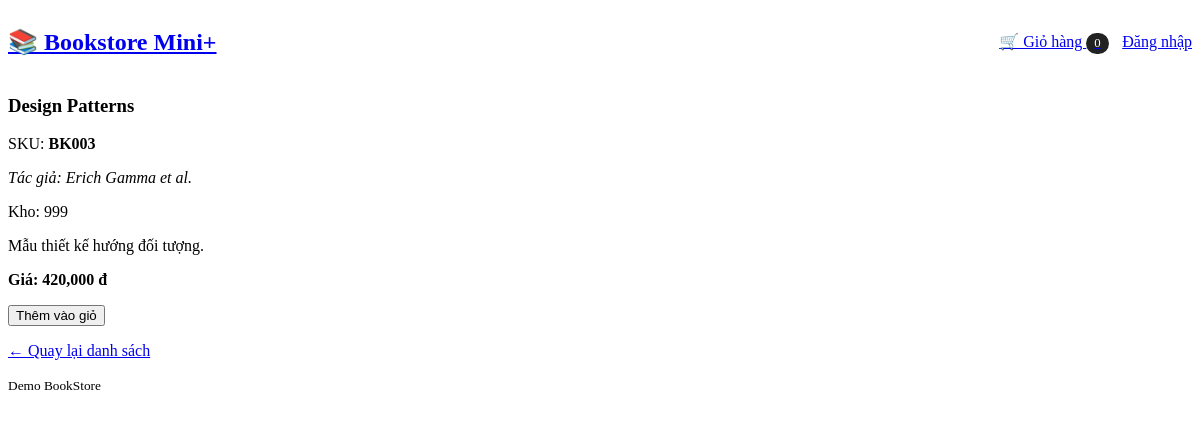
/book.php?id=3, run on the app's committed database.
### tables this page shows
CREATE TABLE books (
  id INT AUTO_INCREMENT PRIMARY KEY,
  sku VARCHAR(20) UNIQUE NULL,
  title VARCHAR(255) NOT NULL,
  author VARCHAR(255) NOT NULL,
  price DECIMAL(10,2) NOT NULL DEFAULT 0,
  stock INT NOT NULL DEFAULT 999,
  description TEXT
);

### src/Database.php (called while the page is built, shortened)
<?php
class Database {
  public static function getConnection(): PDO {
    $dsn = 'mysql:host=' . DB_HOST . ';dbname=' . DB_NAME . ';charset=utf8mb4';
    $opt = [PDO::ATTR_ERRMODE=>PDO::ERRMODE_EXCEPTION,PDO::ATTR_DEFAULT_FETCH_MODE=>PDO::FETCH_ASSOC];
    return new PDO($dsn, DB_USER, DB_PASS, $opt);
  }
}

### src/BookRepository.php (called while the page is built, shortened)
<?php
class BookRepository {
  private \PDO $pdo;
  public function __construct(\PDO $pdo){ $this->pdo=$pdo; }
  public function find(int $id): ?array { $s=$this->pdo->prepare("SELECT id,sku,title,author,price,stock,description FROM books WHERE id=?"); $s->execute([$id]); $r=$s->fetch(); return $r?:null; }
}

### public/book.php (the view, shortened to what this page needs)
<?php
$repo = new BookRepository(Database::getConnection());
$id = (int) ($_GET["id"] ?? 0);
$book = $repo->find($id);
?>
<h3><?= htmlspecialchars($book["title"]) ?></h3>
<p>SKU: <strong><?= htmlspecialchars($book["sku"] ?? "") ?></strong></p>
<p><em>Tác giả: <?= htmlspecialchars($book["author"]) ?></em></p>
<p>Kho: <?= (int) $book["stock"] ?></p>
<p><?= nl2br(htmlspecialchars($book["description"])) ?></p>
<p><strong>Giá: <?= number_format($book["price"], 0) ?> đ</strong></p>
<form method="post"><input type="hidden" name="csrf" value="<?= App\Security::csrfToken() ?>"><button type="submit">Thêm vào giỏ</button></form>
<p><a href="/index.php">← Quay lại danh sách</a></p>
<?php
include __DIR__ . "/_layout.php";

### data on the page
books: title "Design Patterns", sku "BK003", author "Erich Gamma et al.", stock "999", description "Mẫu thiết kế hướng đối tượng.", price "420,000"

### other printed values
$cartCount "0"
